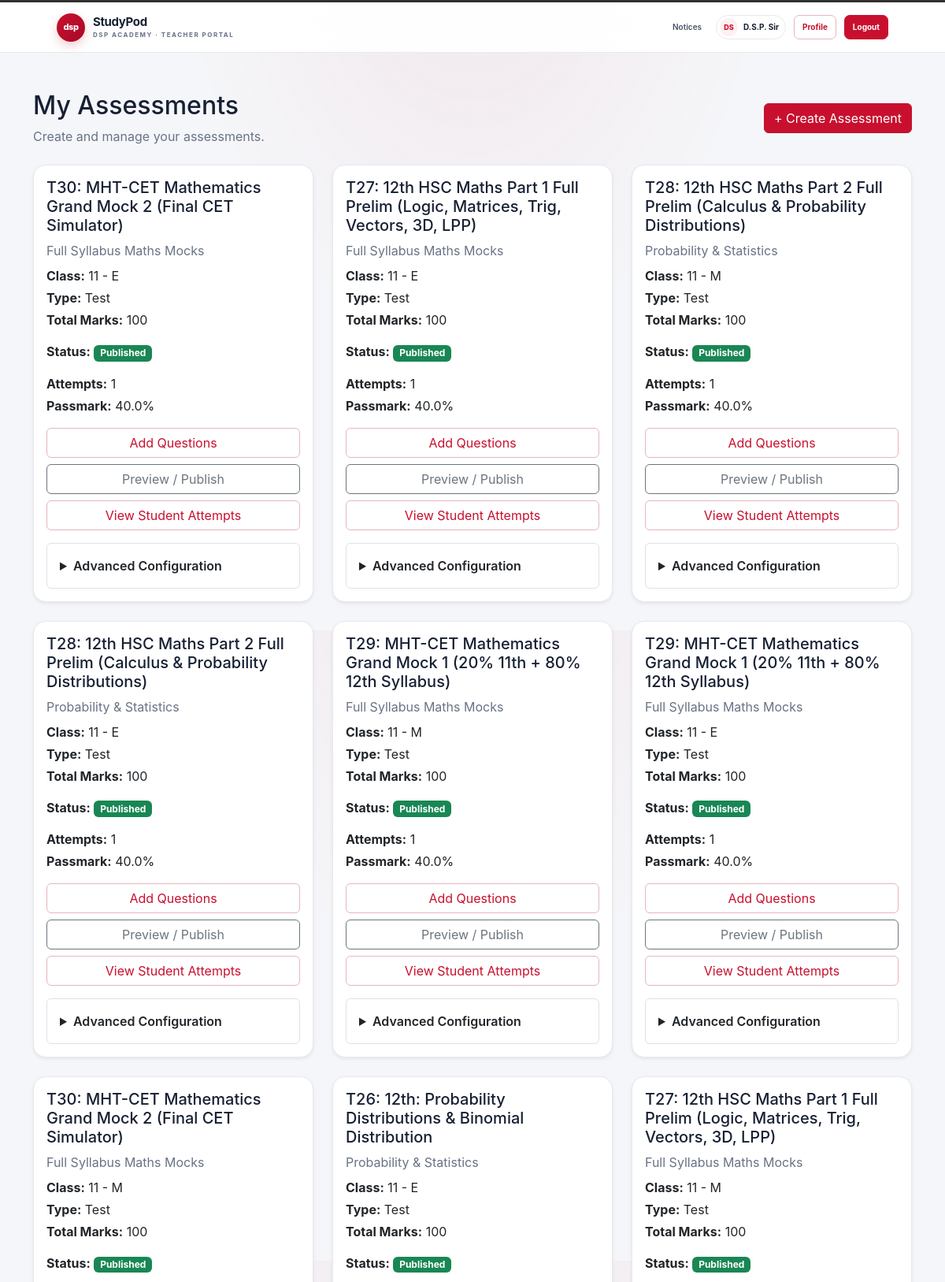
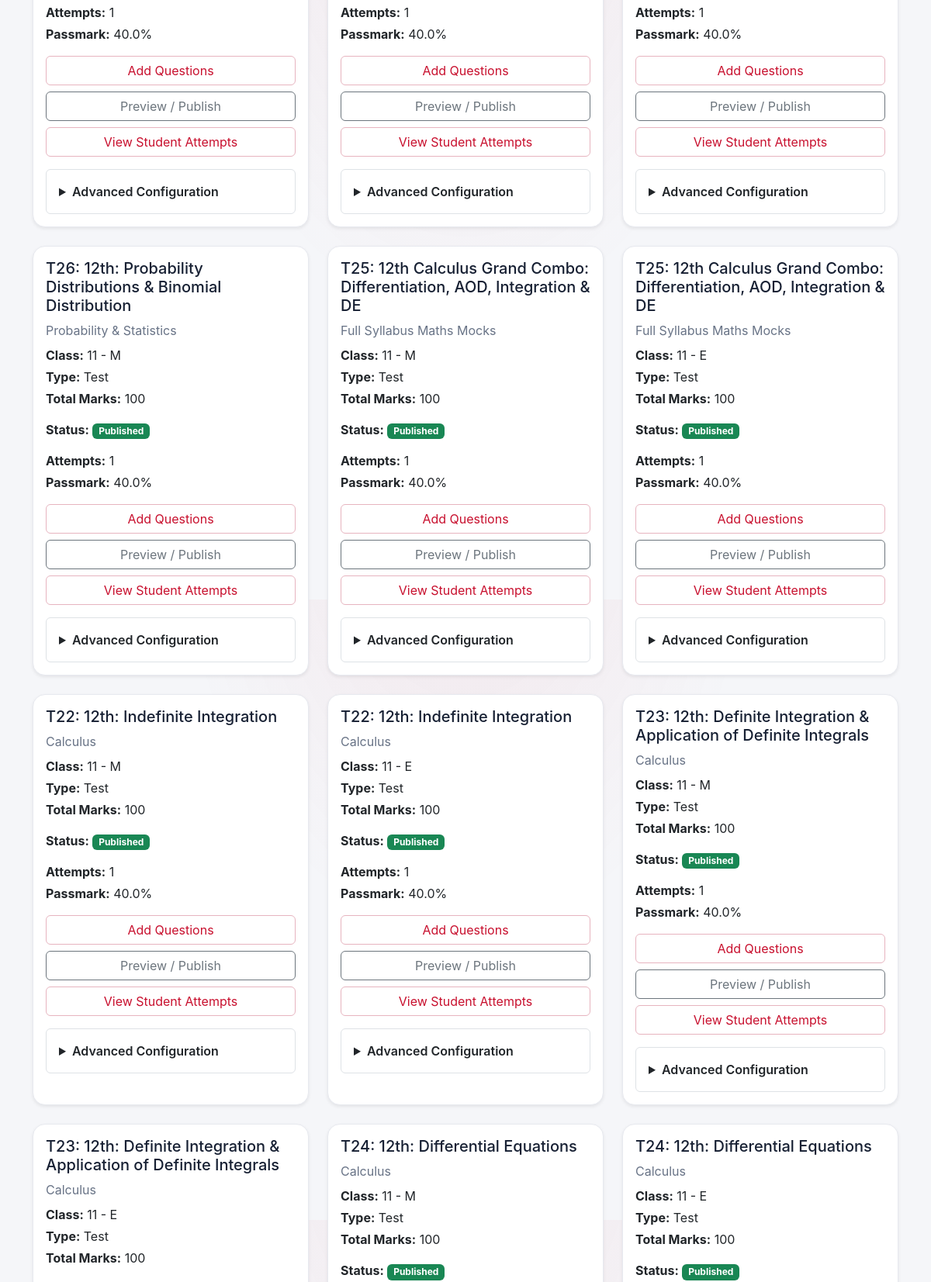
Page /exam/tests/ (signed in, upper part) on the committed database (2 pictures, top to bottom).
### accounts/models.py (models this page shows, shortened)
class User(AbstractUser):
    class Role(models.TextChoices):
        TEACHER = "TEACHER", "Teacher"
        STUDENT = "STUDENT", "Student"
        PARENT = "PARENT", "Parent"
    role = models.CharField(
        max_length=10,
        choices=Role.choices,
        default=Role.STUDENT,
    )

### academics/models.py (models this page shows, shortened)
class Assessment(models.Model):
    class WorkflowStatus(models.TextChoices):
        DRAFT = "DRAFT", "Draft"
        PENDING_ADMIN = "PENDING_ADMIN", "Pending Admin Review"
        PUBLISHED = "PUBLISHED", "Published"
    class AssessmentType(models.TextChoices):
        TEST = "TEST", "Test"
        ASSIGNMENT = "ASSIGNMENT", "Assignment"
    class TimingMode(models.TextChoices):
        NONE = "NONE", "No Time Limit"
        ENTIRE_TEST = "ENTIRE_TEST", "Entire Test"
        PER_QUESTION = "PER_QUESTION", "Per Question"
    title = models.CharField(max_length=200)
    description = models.TextField(blank=True)
    teacher = models.ForeignKey(
        "accounts.TeacherProfile",
        on_delete=models.CASCADE,
        related_name="assessments"
    )
    student_class = models.ForeignKey(
        Class,
        on_delete=models.CASCADE,
        related_name="assessments"
    )
    subject = models.ForeignKey(
        Subject,
        on_delete=models.CASCADE,
        related_name="assessments"
    )
    assessment_type = models.CharField(
        max_length=20,
        choices=AssessmentType.choices
    )
    total_marks = models.PositiveIntegerField()
    workflow_status = models.CharField(
        max_length=20,
        choices=WorkflowStatus.choices,
        default=WorkflowStatus.DRAFT,
    )
    is_published = models.BooleanField(default=False)
    max_attempts = models.PositiveIntegerField(default=1)
    shuffle_questions = models.BooleanField(default=False)
    show_results_immediately = models.BooleanField(default=True)
    results_released = models.BooleanField(default=False)
    passmark_percentage = models.FloatField(default=40.0)
    access_code = models.CharField(max_length=20, blank=True, null=True)
    instructions = models.TextField(blank=True)
    timing_mode = models.CharField(
        max_length=20,
        choices=TimingMode.choices,
        default=TimingMode.NONE
    )
    duration_hours = models.PositiveIntegerField(
        default=0
    )
    duration_minutes = models.PositiveIntegerField(
        default=0
    )
    available_from = models.DateTimeField(
        null=True,
        blank=True
    )
    due_date = models.DateTimeField(
        null=True,
        blank=True
    )
    created_at = models.DateTimeField(
        auto_now_add=True
    )

class Subject(models.Model):
    name = models.CharField(max_length=100)
    code = models.CharField(max_length=20, unique=True)

class Class(models.Model):
    name = models.CharField(max_length=50)
    section = models.CharField(max_length=10)
    academic_year = models.CharField(max_length=20)
    def __str__(self):
        return f"{self.name} - {self.section}"

### exam_engine/views.py (the view, shortened to what this page needs)
@login_required
def test_management(request):
    if request.user.role != "TEACHER":
        return redirect("dashboard")
    teacher = request.user.teacher_profile
    invalid_form = None
    invalid_assessment_id = None
    assessments = Assessment.objects.filter(
        teacher=teacher
    ).select_related(
        "student_class",
        "subject"
    ).order_by("-created_at")
    for assessment in assessments:
        assessment.configuration_form = (
            invalid_form if assessment.pk == invalid_assessment_id
            else AssessmentConfigurationForm(instance=assessment)
        )
    return render(
        request,
        "exam_engine/test_management.html",
        {
            "assessments": assessments,
        }
    )

### exam_engine/templates/exam_engine/test_management.html (shortened to what this page needs)
<!DOCTYPE html>
<html lang="en">
<head>
    <link
        href="https://cdn.jsdelivr.net/npm/bootstrap@5.3.3/dist/css/bootstrap.min.css"
        rel="stylesheet"
    >
</head>
<body class="teacher-parent-portal">
{% include "accounts/partials/student_portal_header.html" %}
<div class="container py-5">
    <div class="d-flex justify-content-between align-items-center mb-4">
        <div>
            <h2>My Assessments</h2>
            <p class="text-muted mb-0">
                Create and manage your assessments.
            </p>
        </div>
        <a
            href="{% url 'create_assessment' %}"
            class="btn btn-primary"
        >
            + Create Assessment
        </a>
    </div>
    {% if assessments %}
        <div class="row">
            {% for assessment in assessments %}
                <div class="col-md-6 col-lg-4 mb-4">
                    <div class="card h-100 shadow-sm">
                        <div class="card-body">
                            <h5 class="card-title">
                                {{ assessment.title }}
                            </h5>
                            <p class="text-muted mb-2">
                                {{ assessment.subject.name }}
                            </p>
                            <p class="mb-1">
                                <strong>Class:</strong>
                                {{ assessment.student_class }}
                            </p>
                            <p class="mb-1">
                                <strong>Type:</strong>
                                {{ assessment.get_assessment_type_display }}
                            </p>
                            <p class="mb-3">
                                <strong>Total Marks:</strong>
                                {{ assessment.total_marks }}
                            </p>
                            <p class="mb-3">
                                <strong>Status:</strong>
                                <span class="badge {% if assessment.workflow_status == 'PUBLISHED' %}bg-success{% elif assessment.workflow_status == 'PENDING_ADMIN' %}bg-warning text-dark{% else %}bg-secondary{% endif %}">{{ assessment.get_workflow_status_display }}</span>
                            </p>
                            <p class="mb-1"><strong>Attempts:</strong> {% if assessment.max_attempts == 0 %}Unlimited{% else %}{{ assessment.max_attempts }}{% endif %}</p>
                            <p class="mb-3"><strong>Passmark:</strong> {{ assessment.passmark_percentage|floatformat:1 }}%</p>
                            <a
                                href="{% url 'question_create' assessment.id %}"
                                class="btn btn-outline-primary w-100"
                            >
                                Add Questions
                            </a>
                            <a
                                href="{% url 'test_preview' assessment.id %}"
                                class="btn btn-outline-secondary w-100 mt-2"
                            >
                                Preview / Publish
                            </a>
                            {% if assessment.is_published %}
                            <a
                                href="{% url 'teacher_attempts' assessment.id %}"
                                class="btn btn-outline-primary w-100 mt-2"
                            >
                                View Student Attempts
                            </a>
                            {% endif %}
                            <details class="border rounded p-3 mt-3">
                                <summary class="fw-semibold">Advanced Configuration</summary>
                            </details>
                        </div>
                    </div>
                </div>
            {% endfor %}
        </div>
    {% endif %}
</div>
</body>
</html>

### accounts/templates/accounts/partials/student_portal_header.html
<nav class="navbar navbar-expand-lg student-nav" aria-label="Student portal">
    <div class="container-fluid student-nav-inner">
        <a class="student-brand" href="{% url 'dashboard' %}" aria-label="StudyPod student dashboard">
            <span class="student-brand-mark">dsp</span>
            <span class="student-brand-copy">
                <strong>StudyPod</strong>
                <small>DSP ACADEMY · {% if user.role == "TEACHER" %}TEACHER PORTAL{% elif user.role == "PARENT" %}PARENT PORTAL{% else %}STUDENT PORTAL{% endif %}</small>
            </span>
        </a>
        <div class="student-nav-links">
            <a href="{% url 'notices' %}">Notices</a>
            <span class="student-user-chip">
                <span class="student-avatar">{% if user.first_name and user.last_name %}{{ user.first_name|first|upper }}{{ user.last_name|first|upper }}{% else %}{{ user.get_full_name|default:user.username|first|upper }}{% endif %}</span>
                {{ user.get_full_name|default:user.username }}
            </span>
            <a class="student-nav-button" href="{% url 'profile' %}">Profile</a>
            <a class="student-nav-button student-logout" href="{% url 'logout' %}">Logout</a>
        </div>
    </div>
</nav>

### rows in the picture
User: first_name|first "D", last_name|first "S", get_full_name "D.S.P. Sir"
Assessment: title "T30: MHT-CET Mathematics Grand Mock 2 (Final CET Simulator)", subject.name "Full Syllabus Maths Mocks", student_class "11 - E", assessment_type "Test", total_marks "100", workflow_status "Published", max_attempts "1", passmark_percentage "40.0", is_published "View Student Attempts"
Assessment: title "T27: 12th HSC Maths Part 1 Full Prelim (Logic, Matrices, Trig, Vectors, 3D, LPP)", subject.name "Full Syllabus Maths Mocks", student_class "11 - E", assessment_type "Test", total_marks "100", workflow_status "Published", max_attempts "1", passmark_percentage "40.0", is_published "View Student Attempts"
Assessment: title "T28: 12th HSC Maths Part 2 Full Prelim (Calculus & Probability Distributions)", subject.name "Probability & Statistics", student_class "11 - M", assessment_type "Test", total_marks "100", workflow_status "Published", max_attempts "1", passmark_percentage "40.0", is_published "View Student Attempts"
Assessment: title "T28: 12th HSC Maths Part 2 Full Prelim (Calculus & Probability Distributions)", subject.name "Probability & Statistics", student_class "11 - E", assessment_type "Test", total_marks "100", workflow_status "Published", max_attempts "1", passmark_percentage "40.0", is_published "View Student Attempts"
Assessment: title "T29: MHT-CET Mathematics Grand Mock 1 (20% 11th + 80% 12th Syllabus)", subject.name "Full Syllabus Maths Mocks", student_class "11 - M", assessment_type "Test", total_marks "100", workflow_status "Published", max_attempts "1", passmark_percentage "40.0", is_published "View Student Attempts"
Assessment: title "T29: MHT-CET Mathematics Grand Mock 1 (20% 11th + 80% 12th Syllabus)", subject.name "Full Syllabus Maths Mocks", student_class "11 - E", assessment_type "Test", total_marks "100", workflow_status "Published", max_attempts "1", passmark_percentage "40.0", is_published "View Student Attempts"
Assessment: title "T30: MHT-CET Mathematics Grand Mock 2 (Final CET Simulator)", subject.name "Full Syllabus Maths Mocks", student_class "11 - M", assessment_type "Test", total_marks "100", workflow_status "Published", max_attempts "1", passmark_percentage "40.0", is_published "View Student Attempts"
Assessment: title "T26: 12th: Probability Distributions & Binomial Distribution", subject.name "Probability & Statistics", student_class "11 - E", assessment_type "Test", total_marks "100", workflow_status "Published", max_attempts "1", passmark_percentage "40.0", is_published "View Student Attempts"
Assessment: title "T27: 12th HSC Maths Part 1 Full Prelim (Logic, Matrices, Trig, Vectors, 3D, LPP)", subject.name "Full Syllabus Maths Mocks", student_class "11 - M", assessment_type "Test", total_marks "100", workflow_status "Published", max_attempts "1", passmark_percentage "40.0", is_published "View Student Attempts"
Assessment: title "T26: 12th: Probability Distributions & Binomial Distribution", subject.name "Probability & Statistics", student_class "11 - M", assessment_type "Test", total_marks "100", workflow_status "Published", max_attempts "1", passmark_percentage "40.0", is_published "View Student Attempts"
Assessment: title "T25: 12th Calculus Grand Combo: Differentiation, AOD, Integration & DE", subject.name "Full Syllabus Maths Mocks", student_class "11 - M", assessment_type "Test", total_marks "100", workflow_status "Published", max_attempts "1", passmark_percentage "40.0", is_published "View Student Attempts"
Assessment: title "T25: 12th Calculus Grand Combo: Differentiation, AOD, Integration & DE", subject.name "Full Syllabus Maths Mocks", student_class "11 - E", assessment_type "Test", total_marks "100", workflow_status "Published", max_attempts "1", passmark_percentage "40.0", is_published "View Student Attempts"
Assessment: title "T22: 12th: Indefinite Integration", subject.name "Calculus", student_class "11 - M", assessment_type "Test", total_marks "100", workflow_status "Published", max_attempts "1", passmark_percentage "40.0", is_published "View Student Attempts"
Assessment: title "T22: 12th: Indefinite Integration", subject.name "Calculus", student_class "11 - E", assessment_type "Test", total_marks "100", workflow_status "Published", max_attempts "1", passmark_percentage "40.0", is_published "View Student Attempts"
Assessment: title "T23: 12th: Definite Integration & Application of Definite Integrals", subject.name "Calculus", student_class "11 - M", assessment_type "Test", total_marks "100", workflow_status "Published", max_attempts "1", passmark_percentage "40.0", is_published "View Student Attempts"
Assessment: title "T23: 12th: Definite Integration & Application of Definite Integrals", subject.name "Calculus", student_class "11 - E", assessment_type "Test", total_marks "100"
Assessment: title "T24: 12th: Differential Equations", subject.name "Calculus", student_class "11 - M", assessment_type "Test", total_marks "100", workflow_status "Published"
Assessment: title "T24: 12th: Differential Equations", subject.name "Calculus", student_class "11 - E", assessment_type "Test", total_marks "100", workflow_status "Published"
